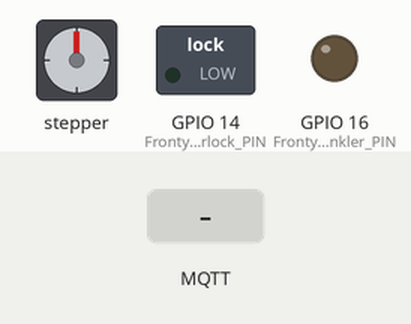
This sketch was run on a simulated ESP8266 (NodeMCU). Parts: stepper motor, switched loads named in the sketch (green lamp = pin HIGH), output pins drawn as LEDs (lit = HIGH). Inputs (shaded band) come from the test bench. WiFi joins after 1.5 s; servers stay silent unless stated; random numbers use the default seed unless the sketch sets one; no MQTT or app messages arrive unless stated; stepper angles assume 48 steps per turn; what the sketch prints to the serial monitor is not drawn.

Above: at 2.7 s.
2.8 s: MQTT message "5" arrives on the first subscribed topic
At 3.4 s:
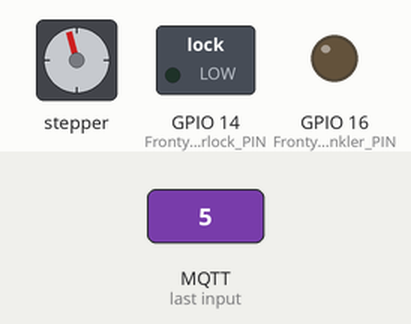
4.3 s: MQTT message "90" arrives on the first subscribed topic
At 4.6 s:
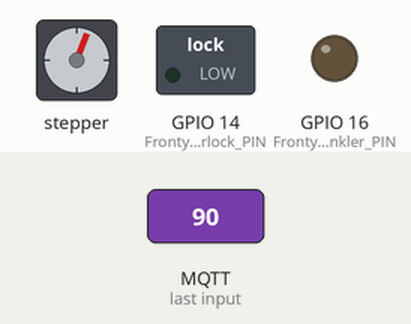
5.8 s: MQTT message "5" arrives on the first subscribed topic
At 6.9 s:
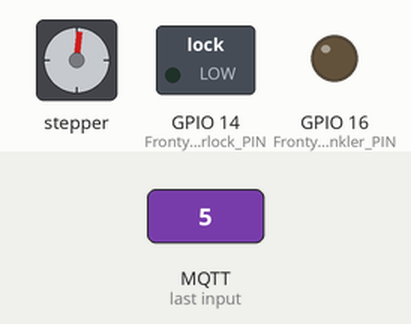
7.3 s: MQTT message "90" arrives on the first subscribed topic
At 8.0 s:
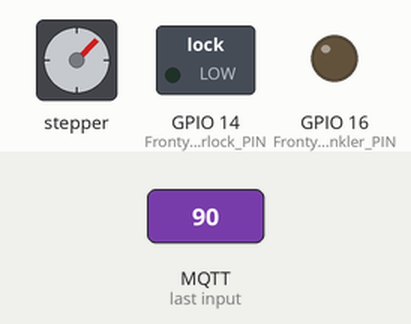
Timing chart, 0 to 9.8 s (numbered marks = the images above; inputs shaded):
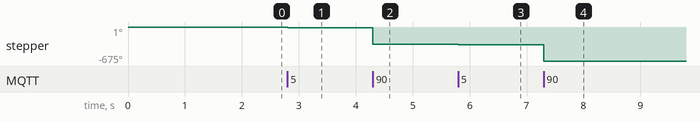

The sketch:

Secondary_output.ino
```cpp
#include<ESP8266WiFi.h>
#include<PubSubClient.h>
#include <Servo.h>
#include <Stepper.h>

//======  GPIO  ======//
#define Frontyard_Sprinkler_PIN 16// D0 16
#define Livingroom_Shades_1_PIN 5// D1 5
#define Livingroom_Shades_2_PIN 4// D2 4
#define Livingroom_Shades_3_PIN 0// D3 0
#define Livingroom_Shades_4_PIN 2// D4 2
#define Frontyard_Doorlock_PIN 14// D5 14
// D6 12
// D7 13
// D8 15
// RX 3
// TX 1
// SD2 9
// SD3 10

//======  Nappali változók  ======//
int Livingroom_Shades;

//======  Bejárat változók  ======//
bool Frontyard_Doorlock;
bool Frontyard_Sprinkler;
const int stepsPerRevolution = 48;
int stepCount = 0;
unsigned long currentMilis = 0;
unsigned long servo_Milis = 0;
int servo_Interval = 1000;

//======  Konfiguráció  ======//
//const char* ssid = "kibu-guest";
const char* ssid = "kibu";
//const char* ssid = "SmartRoom";
//const char* password = "kiburaday30";
const char* password = "acdcabbaedda2";
//const char* password = "almakamion";
//const char* mqtt_server = "192.168.80.1";
const char* mqtt_server = "iot.office.kibu.hu";
const int mqttPort = 1883;
const char* mqttUser = "";
const char* mqttPassword = "";
bool debug_mode = false;

WiFiClient wifiClient;
PubSubClient client(wifiClient);
Servo servo;
Stepper stepper(stepsPerRevolution, Livingroom_Shades_1_PIN, Livingroom_Shades_2_PIN, Livingroom_Shades_3_PIN, Livingroom_Shades_4_PIN);
long lastMsg = 0;
char* msg;
int value = 0;

//======  Wifi  ======//
void setup_wifi() {
  Serial.print("Connecting to: ");
  Serial.println(ssid);

  WiFi.begin(ssid, password);

  while (WiFi.status() != WL_CONNECTED) {
    delay(500);
    Serial.print(".");
  }

  randomSeed(micros());

  Serial.println("");
  Serial.println("WiFi connected");
  Serial.println("IP address: ");
  Serial.println(WiFi.localIP());
}

//======  Kimenetek feldolgozása  ======//
void Bool_Toggle(int PIN_Number,char* message){
    int value = message[0]-'0';
    Serial.println("value==0");
    Serial.println(value==0);
    Serial.println("value==1");
    Serial.println(value==1);

    if(value==0){
        digitalWrite(PIN_Number, HIGH);
      }
      else if(value==1){
        digitalWrite(PIN_Number, LOW);
      }
}

void Value_Change(int PIN_Number, char* message){
    int value = atoi(message);
    analogWrite(PIN_Number, map(value,0,255,0,1024));
}

void ErrorStream(char* ErrorDescription){
    client.publish("Config_Error",ErrorDescription);
}

//======  Servo timing  ======//
void servoMove (int destination, int PIN_Number){
  servo.attach(PIN_Number);
  servo.write(destination);
}

void servo_Update(int destination, int PIN_Number) {
  if (currentMilis - servo_Milis >= servo_Interval) {
      servoMove(destination, PIN_Number);
    servo_Milis += servo_Interval;
  }
}

//======  MQTT Callback  ======//
void callback(char* topic, byte* payload, unsigned int length) {
   //DEBUG MODE
    Serial.print("Message arrived [");
    Serial.print(topic);
    Serial.print("] ");
    for (int i = 0; i < length; i++) {
    Serial.print((char)payload[i]);
    }
    Serial.println();

  payload[length] = '\0';
  String strTopic = String((char*)topic);
  msg = (char*)payload;

  if(strTopic == "Neumann/SmartRoom/Livingroom/Shades"){
      int destination = map(atoi(msg),0,100,0,48);
      int neededStep;
      if(stepCount<destination){neededStep=stepCount-destination;}
      else if(stepCount>destination){neededStep=destination-stepCount;}
      stepper.step(neededStep);
  }
  else if(strTopic == "Neumann/SmartRoom/Frontyard/Doorlock"){
      if(msg[0]=='0'){
                    Frontyard_Doorlock = 15;
              }
              else if( msg[0]=='1'){
                  Frontyard_Doorlock=165;
                }
                    servo_Update(Frontyard_Doorlock,Frontyard_Doorlock_PIN);

  }
  else if(strTopic == "Neumann/SmartRoom/Frontyard/Sprinkler"){
      if(msg[0]=='0'){msg[0]='1';}else if(msg[0]=='1'){msg[0]='0';}
      Frontyard_Sprinkler = msg[0];
      Bool_Toggle(Frontyard_Sprinkler_PIN, msg);
  }
  else{
    Serial.println("Unknown topic: ");
    Serial.print(strTopic);
    Serial.println("Value: ");
    Serial.println(msg);
  }
}

void reconnect() {
  while (!client.connected()) {
    Serial.print("Attempting MQTT connection...");
    String clientId = "SmartroomOutputESP-";
    clientId += String(random(0xffff), HEX);

    if (client.connect(clientId.c_str())) {
      Serial.println("connected");
      client.subscribe("Neumann/SmartRoom/Livingroom/Shades");
      client.loop();
      client.subscribe("Neumann/SmartRoom/Frontyard/Sprinkler");
      client.loop();
      client.subscribe("Neumann/SmartRoom/Frontyard/Doorlock");
    } else {
      Serial.print("failed, rc=");
      Serial.print(client.state());
      Serial.println(" try again in 5 seconds");
      delay(5000);
    }
  }
}
//======  Fő futás  ======//
void setup() {
  Serial.begin(9600);
  pinMode(Frontyard_Sprinkler_PIN, OUTPUT);
  pinMode(Livingroom_Shades_1_PIN, OUTPUT);
  pinMode(Livingroom_Shades_2_PIN, OUTPUT);
  pinMode(Livingroom_Shades_3_PIN, OUTPUT);
  pinMode(Livingroom_Shades_4_PIN, OUTPUT);
  pinMode(Frontyard_Doorlock_PIN, OUTPUT);
  setup_wifi();
  client.setServer(mqtt_server,mqttPort);
  client.setCallback(callback);
}

void loop() {
  if (!client.connected()) {
    reconnect();
    }
  client.loop();
  currentMilis = millis();
}
```

Measured:
- after the input at 2.8 s, stepper: turns 15° counter-clockwise, starting at once
- after the input at 4.3 s, stepper: turns 323° counter-clockwise, starting at once
- after the input at 5.8 s, stepper: turns 15° counter-clockwise, starting at once
- after the input at 7.3 s, stepper: turns 322° counter-clockwise, starting at once
